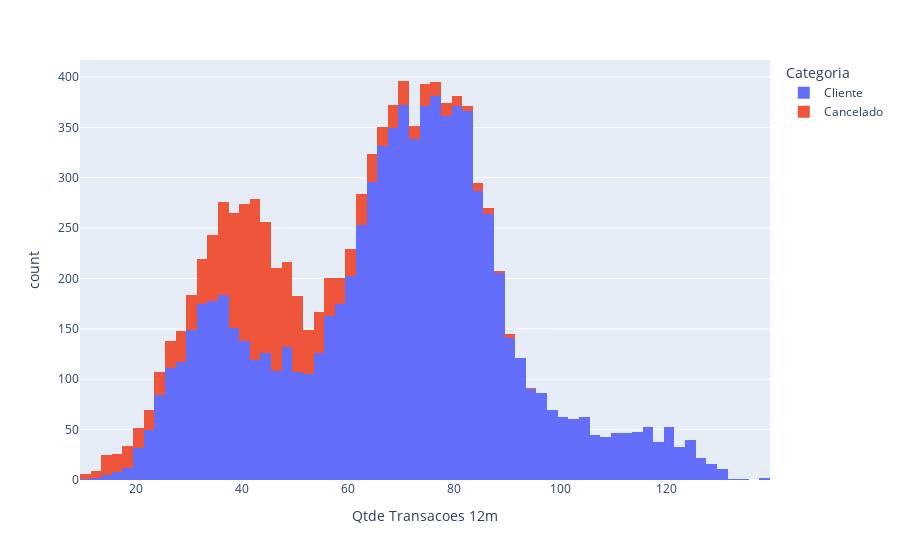

The cell this chart's notebook holds for it:
### Markdown cell above
- Na coluna quantidade de transacoes é notável que quanto menos o cliente usa o cartão, mais as chances dele cancelar, porém a partir de 80 transações o quandro se inverte

### Code cell
new_graph(df_graph['Qtde Transacoes 12m'], df_graph)

### Figure 1 — Plotly figure (JSON) as saved in the notebook; plotly's stock layout.template omitted (floating-point values rounded to 4 significant figures; data arrays with more than 128 entries replaced by an {"elided": "..."} marker saying what was removed)
{"data": [{"alignmentgroup": "True", "bingroup": "x", "hovertemplate": "Categoria=Cliente<br>Qtde Transacoes 12m=%{x}<br>count=%{y}<extra></extra>", "legendgroup": "Cliente", "marker": {"color": "#636efa", "pattern": {"shape": ""}}, "name": "Cliente", "offsetgroup": "Cliente", "orientation": "v", "showlegend": true, "type": "histogram", "x": {"elided": "8499 int values"}, "xaxis": "x", "yaxis": "y"}, {"alignmentgroup": "True", "bingroup": "x", "hovertemplate": "Categoria=Cancelado<br>Qtde Transacoes 12m=%{x}<br>count=%{y}<extra></extra>", "legendgroup": "Cancelado", "marker": {"color": "#EF553B", "pattern": {"shape": ""}}, "name": "Cancelado", "offsetgroup": "Cancelado", "orientation": "v", "showlegend": true, "type": "histogram", "x": {"elided": "1627 int values"}, "xaxis": "x", "yaxis": "y"}], "layout": {"barmode": "relative", "legend": {"title": {"text": "Categoria"}, "tracegroupgap": 0}, "margin": {"t": 60}, "xaxis": {"anchor": "y", "domain": [0, 1], "title": {"text": "Qtde Transacoes 12m"}}, "yaxis": {"anchor": "x", "domain": [0, 1], "title": {"text": "count"}}}}
